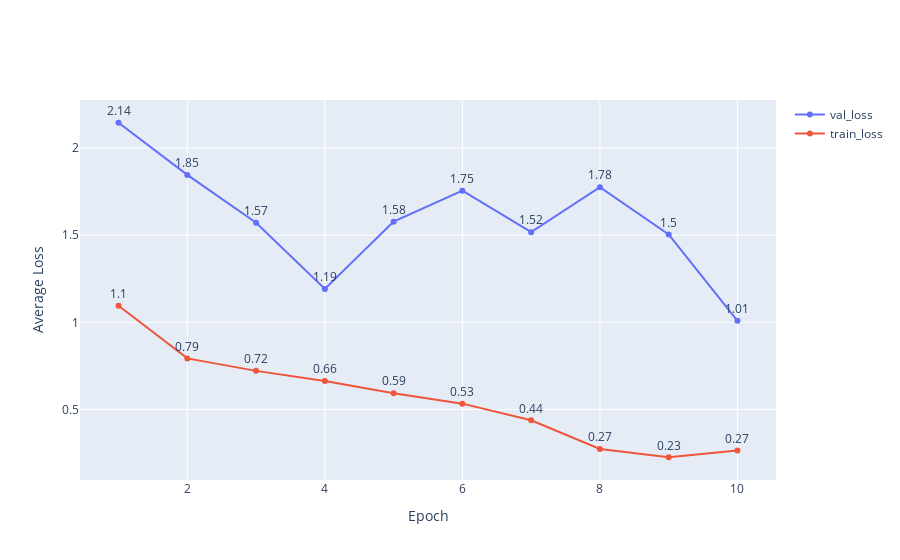

The cell this chart's notebook holds for it:
### Code cell
import plotly.graph_objects as go

fig = go.Figure()

fig.add_trace(go.Scatter(
    y=metrics_per_epoch['val_loss'],
    x=metrics_per_epoch['epoch'],
    mode='lines+markers+text',
    name='val_loss',
    text=metrics_per_epoch['val_loss'].round(2),  # Add labels to the points
    textposition='top center'  # Position the labels
))

fig.add_trace(go.Scatter(
    y=metrics_per_epoch['total_train_loss'],
    x=metrics_per_epoch['epoch'],
    mode='lines+markers+text',
    name='train_loss',
    text=metrics_per_epoch['total_train_loss'].round(2),  # Add labels to the points
    textposition='top center'  # Position the labels
))

fig.update_layout(

    xaxis_title='Epoch',
    yaxis_title='Average Loss'
)

#    xaxis=dict(range=[0.9, 10.1],dtick=1),    
#    yaxis=dict(range=[0.6, 2.3]),

fig.show()

### Figure 1 — Plotly figure (JSON) as saved in the notebook; plotly's stock layout.template omitted (floating-point values rounded to 4 significant figures)
{"data": [{"mode": "lines+markers+text", "name": "val_loss", "text": [2.14, 1.85, 1.57, 1.19, 1.58, 1.75, 1.52, 1.78, 1.5, 1.01], "textposition": "top center", "type": "scatter", "x": [1, 2, 3, 4, 5, 6, 7, 8, 9, 10], "y": [2.144, 1.845, 1.571, 1.192, 1.577, 1.755, 1.517, 1.775, 1.504, 1.008]}, {"mode": "lines+markers+text", "name": "train_loss", "text": [1.1, 0.79, 0.72, 0.66, 0.59, 0.53, 0.44, 0.27, 0.23, 0.27], "textposition": "top center", "type": "scatter", "x": [1, 2, 3, 4, 5, 6, 7, 8, 9, 10], "y": [1.095, 0.793, 0.7215, 0.6635, 0.5936, 0.5336, 0.438, 0.2741, 0.2263, 0.2653]}], "layout": {"autosize": true, "xaxis": {"autorange": true, "range": [0.4166, 10.58], "title": {"text": "Epoch"}, "type": "linear"}, "yaxis": {"autorange": true, "range": [0.068, 2.302], "title": {"text": "Average Loss"}, "type": "linear"}}}
